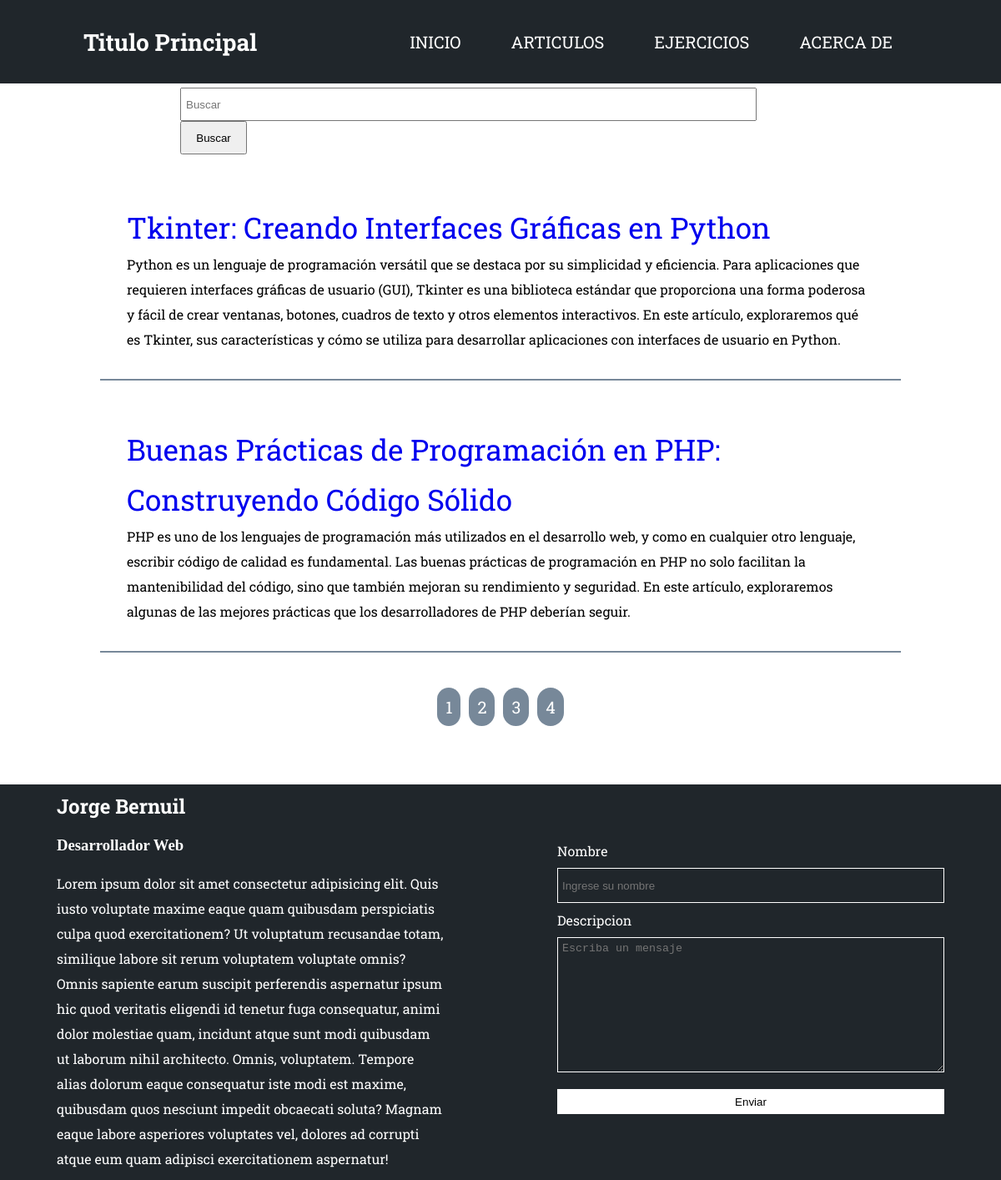
The app's page /view/pagina.php?pagina=2 with its own data.
### tables this page shows
CREATE TABLE `articulos` (
  `id` int(10) NOT NULL,
  `titulo1` varchar(255) NOT NULL,
  `descripcion1` mediumtext NOT NULL,
  `titulo2` varchar(255) NOT NULL,
  `descripcion2` mediumtext NOT NULL,
  `titulo3` varchar(255) NOT NULL,
  `descripcion3` mediumtext NOT NULL,
  `codigo` varchar(255) NOT NULL
);

### php/main.php (called while the page is built, shortened)
<?php
    function consult_articulo($conexion) {
        $por_pagina = 2;
        $pagina = isset($_GET['pagina']) ? $_GET['pagina'] : 1;
        $desde = ($pagina - 1) * $por_pagina;
        $sql = "SELECT * FROM articulos LIMIT $desde, $por_pagina";
        $resultado = mysqli_query($conexion, $sql);
        $consulta = false;
        if($resultado && mysqli_num_rows($resultado)>=1){
            $consulta = $resultado;
        }
        return $consulta;
    }
?>

### view/pagina.php (the view)
<?php require_once '../include/cabecera.php' ?>
    <main class="cuerpo">
        <div class="secciones">
            <div class="buscador seccion">
                <form action="buscar.php" method="post">
                    <input id="input-buscador" type="search" name="consulta" placeholder="Buscar" id="">
                    <input id="boton-buscador" name="buscando" type="submit" value="Buscar">
                </form>
            </div>
            <?php
                include('../php/conexion.php');
                include('../php/main.php');
                $consulta = consult_articulo($conexion);
                    while($ver = mysqli_fetch_array($consulta)):
            ?>
            <article class="articulo seccion">
                <a class="titulo-articulo" href="info-articulo.php?id=<?=$ver['id']?>">
                    <?=$ver['titulo1']?>
                </a>
                <p><?=$ver['descripcion1']?></p>
            </article>
            <?php endwhile; ?>
            <div class="paginador">
                <?php require_once '../php/paginacion.php' ?>
            </div>
        </div>
    </main>
<?php require_once '../include/pie-pagina.php' ?>

### css/diseño.css (style rules this page uses)
* { padding: 0; margin: 0; }
.cuerpo { grid-area: cuerpo; }
.secciones { width: 80%; margin: auto; }
.buscador { height: 90px; display: flex; align-items: center; justify-content: center; flex-direction: row; }
.buscador form { width: 80%; }
#input-buscador { width: 90%; height: 40px; padding: 5px; }
#boton-buscador { width: 80px; height: 40px; }
.articulo { border-bottom: 2px solid lightslategrey; padding: 2em; margin: 20px 0px 20px; }
.titulo-articulo { line-height: 60px; font-size: 35px; text-decoration: none; }
.paginador { height: 90px; display: flex; align-items: center; justify-content: center; }

### records on screen
articulos: titulo1 "Tkinter: Creando Interfaces Gráficas en Python", descripcion1 "Python es un lenguaje de programación versátil que se destaca por su simplicidad y eficiencia. Para aplicaciones que requieren interfaces gráficas de usuario (GUI), Tkinter es una biblioteca estándar que proporciona una forma poderosa y fácil de crear ventanas, botones, cuadros de texto y otros elementos interactivos. En este artículo, exploraremos qué es Tkinter, sus características y cómo se utiliza para desarrollar aplicaciones con interfaces de usuario en Python."
articulos: titulo1 "Buenas Prácticas de Programación en PHP: Construyendo Código Sólido", descripcion1 "PHP es uno de los lenguajes de programación más utilizados en el desarrollo web, y como en cualquier otro lenguaje, escribir código de calidad es fundamental. Las buenas prácticas de programación en PHP no solo facilitan la mantenibilidad del código, sino que también mejoran su rendimiento y seguridad. En este artículo, exploraremos algunas de las mejores prácticas que los desarrolladores de PHP deberían seguir."
